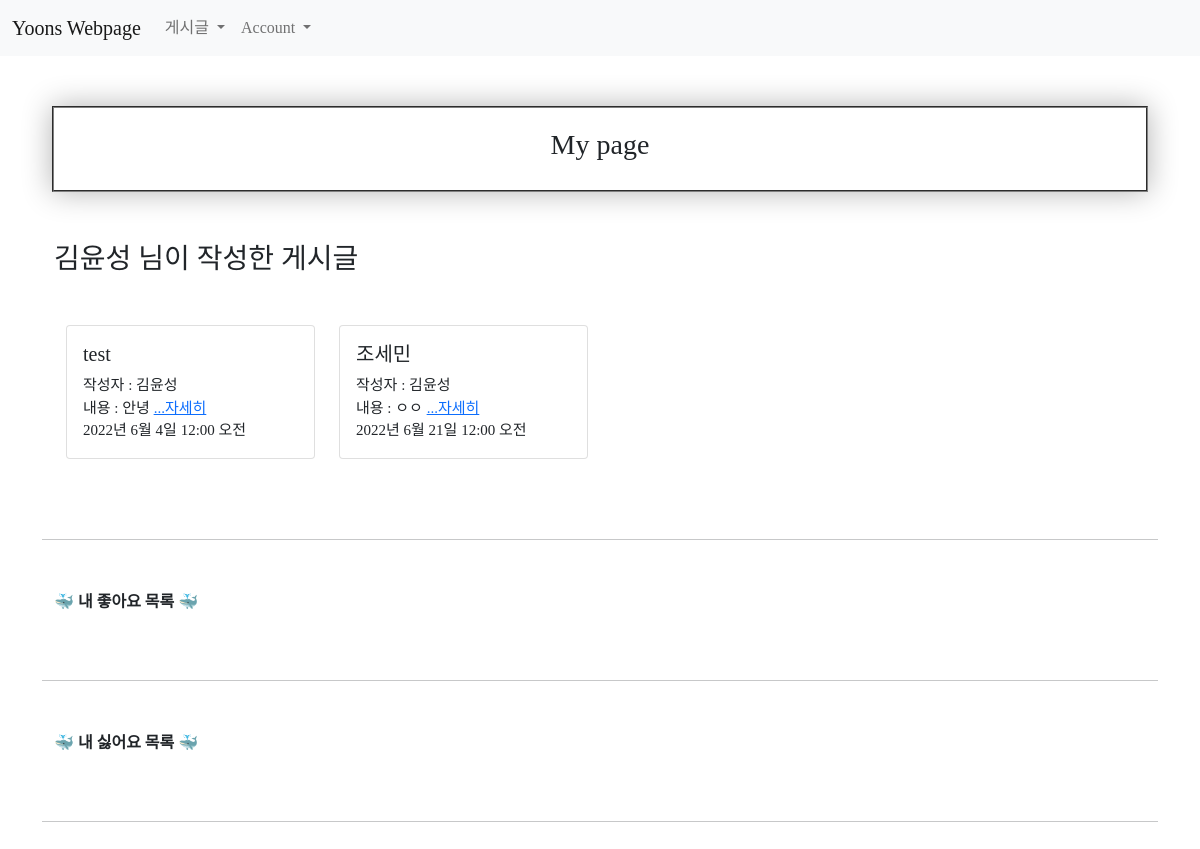
Before: /users/mypage/ (signed in) with the older database file.
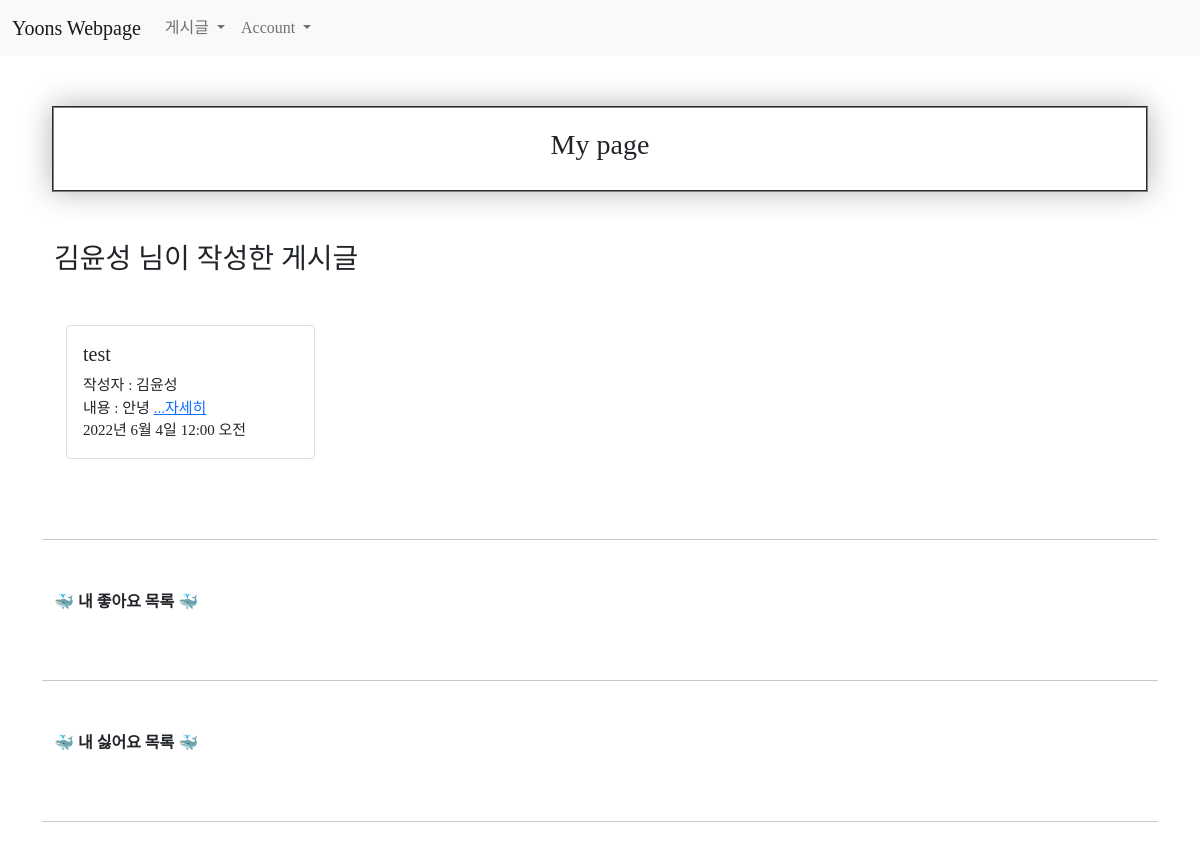
After: the same page with the newer database file.
### main/models.py (models this page shows, shortened)
class Post(models.Model):
    id = models.AutoField(primary_key=True)
    title = models.CharField(max_length=200)
    writer = models.ForeignKey(User, on_delete=models.CASCADE)
    pub_date = models.DateTimeField()
    body = models.TextField()
    image = models.ImageField(upload_to = "post/", blank=True, null=True)
    user = models.ForeignKey(User,on_delete=models.CASCADE,null=True)
    like_user_set = models.ManyToManyField(User, blank=True, related_name='likes_user_set',through='Like')
    dislike_user_set = models.ManyToManyField(User, blank=True, related_name='dislikes_user_set',through='Dislike')
    def summary(self):
        return self.body[:20]

### users/views.py (the view)
# urls.py: path('mypage/', mypage, name="mypage"),
def mypage(request):
    user=request.user
    posts=Post.objects.filter(writer=user)
    return render(request,'users/mypage.html',{'posts':posts})

### users/templates/users/mypage.html (shortened to what this page needs)
{% extends 'base.html' %}
{% load static %}
{% block content %}
<div class="hello">
    <h3>My page</h3></div>
<div class="container">
    <h3 style="font-family:'scd3';">{{user.last_name}}{{user.first_name}} 님이 작성한 게시글</h3>
        <div class="container">
            <div class="row">
                {% for post in posts %}
                    <div class="col-md-3 col-6 item_list__card">
                        <div class="card" style="font-family: 'scd3';">
                                <div class="card-body" style="font-size:15px">
                                    <h5 class="card-title">{{ post.title }}</h5>
                                    작성자 : {{post.writer.last_name}}{{post.writer.first_name}}<br>
                                    내용 : {{post.summary}}
                                    <a href="{% url 'main:detail' post.id %}">...자세히</a><br>
                                    {{post.pub_date}}
                                    <br>
                                </div>
                        </div>
                    </div>
                {% endfor %}
            </div>
        </div>
</div><hr>
    <div class="container">
        <p style="font-weight:bold; font-family:'scd3';">🐳 내 좋아요 목록 🐳</p>
    </div><hr>
<div class="container">
    <p style="font-weight:bold; font-family:'scd3';">🐳 내 싫어요 목록 🐳</p>
</div><hr>
{% endblock content %}

Changed rows visible on the page:
removed Post: title "조세민", writer.last_name "김", writer.first_name "윤성", summary "ㅇㅇ", pub_date "2022년 6월 21일 12:00 오전"
